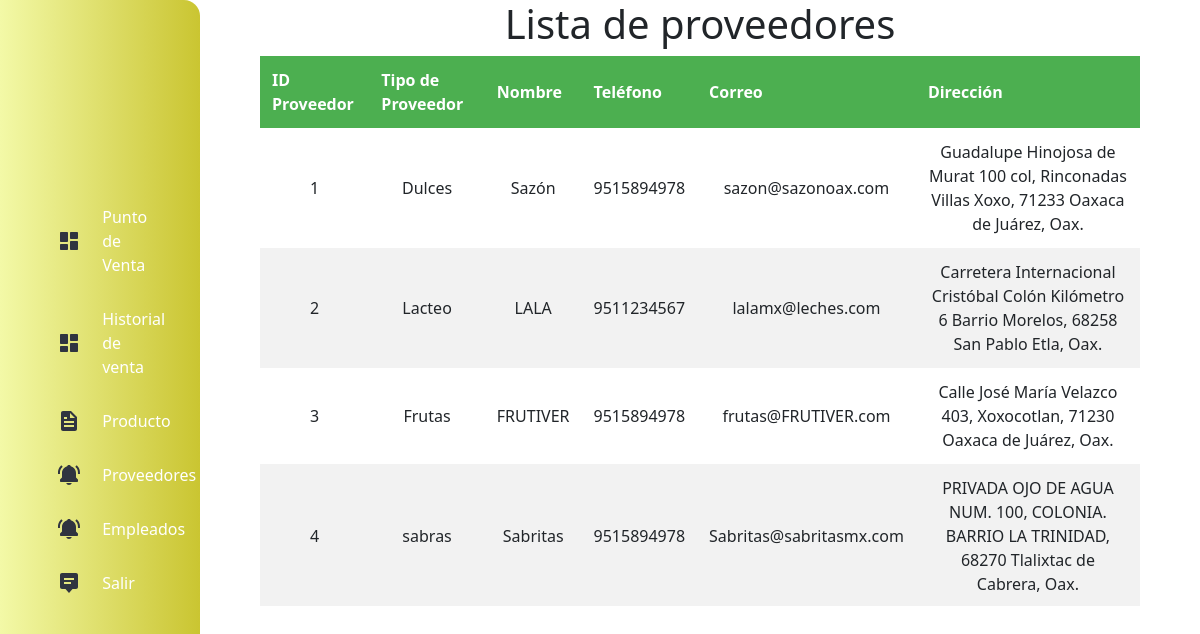
The app's page /inventarioPro.php with its own data.
### tables this page shows
CREATE TABLE `proveedor` (
  `idproveedor` int NOT NULL,
  `tipo proveedor` varchar(6) NOT NULL,
  `nombre` varchar(50) DEFAULT NULL,
  `telefono` varchar(10) DEFAULT NULL,
  `correo` varchar(80) DEFAULT NULL,
  `direccion` varchar(150) DEFAULT NULL,
  PRIMARY KEY (`idproveedor`)
);

### inventarioPro.php (the view, shortened to what this page needs)
<!DOCTYPE html>
<html>
<head>
    <link rel="stylesheet" type="text/css" href="estilos.css">
    <link rel="stylesheet" type="text/css" href="formulario.css">
    <link rel="stylesheet" type="text/css" href="styl.css">
    <link rel="stylesheet" href="https://cdn.jsdelivr.net/npm/bootstrap-icons@1.7.2/font/bootstrap-icons.css">
    <link href="https://cdn.jsdelivr.net/npm/bootstrap@5.1.3/dist/css/bootstrap.min.css" rel="stylesheet"
>
</head>
<body>
    <div class="container-fluid w-100" id="Contenido">
        <div class="row">
            <div class="col-sm-12 col-lg-2 col-md-auto  p-0" id="columna">
                <nav class="nav">
                    <ul class="list">
                        <li class="list__item">
                            <div class="list__button">
                                <img src="assets/dashboard.svg" class="list__img">
                                <a href="index.php" class="nav__link">Punto de Venta</a>
                            </div>
                        </li>
                        <li class="list__item">
                            <div class="list__button">
                                <img src="assets/dashboard.svg" class="list__img">
                                <a href="#" class="nav__link">Historial de venta</a>
                            </div>
                        </li>
                        <li class="list__item list__item--click">
                            <div class="list__button list__button--click">
                                <img src="assets/docs.svg" class="list__img">
                                <a href="#" class="nav__link">Producto</a>
                            </div>
                        </li>
                        <li class="list__item list__item--click">
                            <div class="list__button list__button--click">
                                <img src="assets/bell.svg" class="list__img">
                                <a href="#" class="nav__link">Proveedores</a>
                            </div>
                        </li>
                        <li class="list__item list__item--click">
                            <div class="list__button list__button--click">
                                <img src="assets/bell.svg" class="list__img">
                                <a href="#" class="nav__link">Empleados</a>
                            </div>
                        </li>
                        <li class="list__item">
                            <div class="list__button">
                                <img src="assets/message.svg" class="list__img">
                                <a href="login.php" class="nav__link">Salir</a>
                            </div>
                        </li>
                    </ul>
                </nav>
            </div>
            <div class="col-sm-12 col-lg-10 col-md-auto columna">
    <?php
    include("conexion.php");
    $sql = "SELECT * FROM proveedor";
    $resultado = mysqli_query($conexion, $sql);
    ?>
    <div class="container-fluid w-150" id="Contenido">
        <h1>Lista de proveedores</h1>
        <div class="container-fluid w-80" id="Contenido">
            <div style="height: 550px; overflow-y: scroll;">
                <table>
                    <thead>
                        <tr>
                            <th>ID Proveedor</th>
                            <th>Tipo de Proveedor</th>
                            <th>Nombre</th>
                            <th>Teléfono</th>
                            <th>Correo</th>
                            <th>Dirección</th>
                        </tr>
                    </thead>
                    <tbody>
                        <?php
                        while ($filas = mysqli_fetch_assoc($resultado)) {
                            ?>
                            <tr>
                                <td>
                                    <?php echo $filas['idproveedor'] ?>
                                </td>
                                <td>
                                    <?php echo $filas['tipo proveedor'] ?>
                                </td>
                                <td>
                                    <?php echo $filas['nombre'] ?>
                                </td>
                                <td>
                                    <?php echo $filas['telefono'] ?>
                                </td>
                                <td>
                                    <?php echo $filas['correo'] ?>
                                </td>
                                <td>
                                    <?php echo $filas['direccion'] ?>
                                </td>
                            </tr>
                            <?php
                        }
                        ?>
                    </tbody>
                </table>
            </div>
        </div>
    </div>
</div>
        </div>
    </div>
</body>
</html>

### estilos.css (style rules this page uses)
table { float: left; width: 100%; }
th, td { text-align: center; padding: 12px; }
tr:nth-child(even) { background-color: #f2f2f2 }
th { background-color: #4CAF50; color: white; }
* { margin: 0; padding: 0; box-sizing: border-box; }
.nav { width: auto; }
.nav__link { color: white; display: block; padding: 15px 0; text-decoration: none; }
.nav__link { border-radius: 6px; padding-right: 20px; padding-left: 5px; text-align: left; }
.list { width: 100%; height: 100vh; display: flex; justify-content: center; flex-direction: column; border-radius: 0 16px 16px 0; background: #CAC531; background: -webkit-linear-gradient(to right, #F3F9A7, #CAC531); background: linear-gradient(to right, #F3F9A7, #CAC531); }
.list__item { list-style: none; width: 100%; text-align: center; overflow: hidden; }
.list__item--click { cursor: pointer; }
.list__button { display: flex; align-items: center; gap: 1em; width: 70%; margin: 0 auto; }

### formulario.css (style rules this page uses)
#Contenido { background: #ffffff; }
.columna { max-width: 600px; margin: 0 auto; }
h1 { text-align: center; }

### records on screen
proveedor: idproveedor "1", tipo proveedor "Dulces", nombre "Sazón", telefono "9515894978", correo "sazon@sazonoax.com", direccion "Guadalupe Hinojosa de Murat 100 col, Rinconadas Villas Xoxo, 71233 Oaxaca de Juárez, Oax."
proveedor: idproveedor "2", tipo proveedor "Lacteo", nombre "LALA", telefono "9511234567", correo "lalamx@leches.com", direccion "Carretera Internacional Cristóbal Colón Kilómetro 6 Barrio Morelos, 68258 San Pablo Etla, Oax."
proveedor: idproveedor "3", tipo proveedor "Frutas", nombre "FRUTIVER", telefono "9515894978", correo "frutas@FRUTIVER.com", direccion "Calle José María Velazco 403, Xoxocotlan, 71230 Oaxaca de Juárez, Oax."
proveedor: idproveedor "4", tipo proveedor "sabras", nombre "Sabritas", telefono "9515894978", correo "Sabritas@sabritasmx.com", direccion "PRIVADA OJO DE AGUA NUM. 100, COLONIA. BARRIO LA TRINIDAD, 68270 Tlalixtac de Cabrera, Oax."
